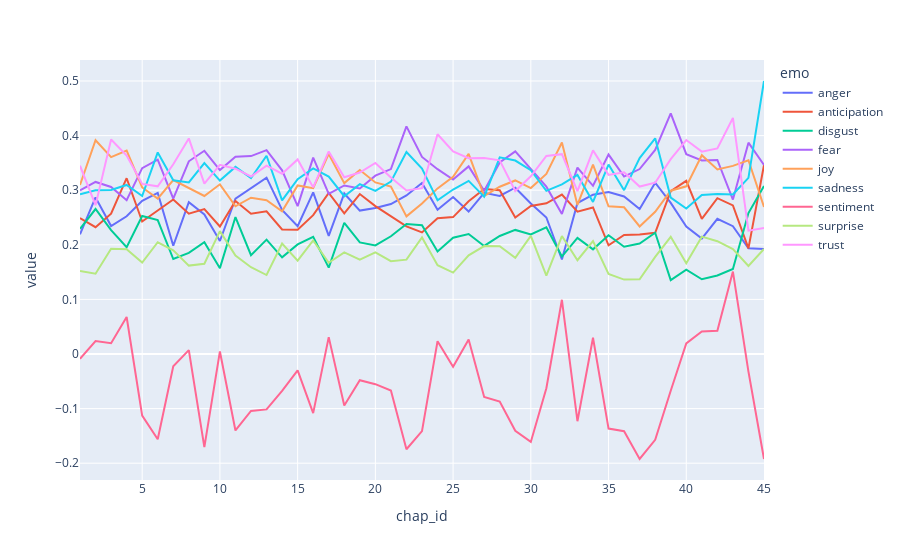

Notebook source saved alongside this figure:
### Code cell
px.line(CHAPS_mean_T, x='chap_id', y='value', color='emo')

### Figure 1 — Plotly figure (JSON) as saved in the notebook; plotly's stock layout.template omitted (floating-point values rounded to 4 significant figures)
{"data": [{"hovertemplate": "emo=anger<br>chap_id=%{x}<br>value=%{y}<extra></extra>", "legendgroup": "anger", "line": {"color": "#636efa", "dash": "solid"}, "marker": {"symbol": "circle"}, "mode": "lines", "name": "anger", "orientation": "v", "showlegend": true, "type": "scatter", "x": [1, 2, 3, 4, 5, 6, 7, 8, 9, 10, 11, 12, 13, 14, 15, 16, 17, 18, 19, 20, 21, 22, 23, 24, 25, 26, 27, 28, 29, 30, 31, 32, 33, 34, 35, 36, 37, 38, 39, 40, 41, 42, 43, 44, 45], "xaxis": "x", "y": [0.2193, 0.2868, 0.2343, 0.2523, 0.2807, 0.2951, 0.1983, 0.2779, 0.2555, 0.207, 0.2843, 0.3042, 0.323, 0.2638, 0.234, 0.2961, 0.2162, 0.2939, 0.2626, 0.2674, 0.2746, 0.2903, 0.3133, 0.2643, 0.2874, 0.2608, 0.2952, 0.2895, 0.3046, 0.2756, 0.25, 0.1731, 0.2765, 0.2917, 0.2967, 0.2886, 0.2656, 0.3137, 0.2767, 0.2333, 0.2114, 0.2476, 0.2341, 0.1935, 0.1923], "yaxis": "y"}, {"hovertemplate": "emo=anticipation<br>chap_id=%{x}<br>value=%{y}<extra></extra>", "legendgroup": "anticipation", "line": {"color": "#EF553B", "dash": "solid"}, "marker": {"symbol": "circle"}, "mode": "lines", "name": "anticipation", "orientation": "v", "showlegend": true, "type": "scatter", "x": [1, 2, 3, 4, 5, 6, 7, 8, 9, 10, 11, 12, 13, 14, 15, 16, 17, 18, 19, 20, 21, 22, 23, 24, 25, 26, 27, 28, 29, 30, 31, 32, 33, 34, 35, 36, 37, 38, 39, 40, 41, 42, 43, 44, 45], "xaxis": "x", "y": [0.2489, 0.2322, 0.2569, 0.3219, 0.2426, 0.2622, 0.2831, 0.2569, 0.2654, 0.2336, 0.2801, 0.257, 0.2614, 0.2281, 0.2277, 0.2543, 0.2949, 0.2577, 0.293, 0.2708, 0.2523, 0.2338, 0.2228, 0.2485, 0.2507, 0.2798, 0.3024, 0.3001, 0.25, 0.2712, 0.2759, 0.292, 0.2606, 0.2684, 0.1991, 0.2182, 0.219, 0.222, 0.2982, 0.3171, 0.2475, 0.2853, 0.2721, 0.1935, 0.3462], "yaxis": "y"}, {"hovertemplate": "emo=disgust<br>chap_id=%{x}<br>value=%{y}<extra></extra>", "legendgroup": "disgust", "line": {"color": "#00cc96", "dash": "solid"}, "marker": {"symbol": "circle"}, "mode": "lines", "name": "disgust", "orientation": "v", "showlegend": true, "type": "scatter", "x": [1, 2, 3, 4, 5, 6, 7, 8, 9, 10, 11, 12, 13, 14, 15, 16, 17, 18, 19, 20, 21, 22, 23, 24, 25, 26, 27, 28, 29, 30, 31, 32, 33, 34, 35, 36, 37, 38, 39, 40, 41, 42, 43, 44, 45], "xaxis": "x", "y": [0.2293, 0.2655, 0.2269, 0.1956, 0.2529, 0.2452, 0.174, 0.1853, 0.2047, 0.1572, 0.2508, 0.1811, 0.2094, 0.177, 0.2007, 0.2145, 0.1581, 0.2404, 0.2043, 0.199, 0.2157, 0.2381, 0.2359, 0.1878, 0.2129, 0.2196, 0.1979, 0.2162, 0.2272, 0.219, 0.2321, 0.1784, 0.2126, 0.1917, 0.2175, 0.1964, 0.2023, 0.222, 0.1353, 0.1545, 0.1369, 0.1438, 0.1557, 0.2581, 0.3077], "yaxis": "y"}, {"hovertemplate": "emo=fear<br>chap_id=%{x}<br>value=%{y}<extra></extra>", "legendgroup": "fear", "line": {"color": "#ab63fa", "dash": "solid"}, "marker": {"symbol": "circle"}, "mode": "lines", "name": "fear", "orientation": "v", "showlegend": true, "type": "scatter", "x": [1, 2, 3, 4, 5, 6, 7, 8, 9, 10, 11, 12, 13, 14, 15, 16, 17, 18, 19, 20, 21, 22, 23, 24, 25, 26, 27, 28, 29, 30, 31, 32, 33, 34, 35, 36, 37, 38, 39, 40, 41, 42, 43, 44, 45], "xaxis": "x", "y": [0.2999, 0.3152, 0.3059, 0.2817, 0.3404, 0.356, 0.2845, 0.353, 0.3723, 0.3369, 0.3612, 0.3625, 0.3734, 0.3365, 0.2708, 0.3596, 0.2933, 0.3087, 0.3033, 0.3266, 0.3387, 0.4169, 0.3609, 0.3385, 0.3196, 0.3437, 0.2991, 0.3507, 0.3711, 0.3378, 0.3065, 0.2566, 0.3412, 0.3081, 0.3653, 0.325, 0.3387, 0.3737, 0.4405, 0.366, 0.3545, 0.3555, 0.2829, 0.3871, 0.3462], "yaxis": "y"}, {"hovertemplate": "emo=joy<br>chap_id=%{x}<br>value=%{y}<extra></extra>", "legendgroup": "joy", "line": {"color": "#FFA15A", "dash": "solid"}, "marker": {"symbol": "circle"}, "mode": "lines", "name": "joy", "orientation": "v", "showlegend": true, "type": "scatter", "x": [1, 2, 3, 4, 5, 6, 7, 8, 9, 10, 11, 12, 13, 14, 15, 16, 17, 18, 19, 20, 21, 22, 23, 24, 25, 26, 27, 28, 29, 30, 31, 32, 33, 34, 35, 36, 37, 38, 39, 40, 41, 42, 43, 44, 45], "xaxis": "x", "y": [0.3095, 0.3914, 0.3605, 0.3724, 0.305, 0.2846, 0.3186, 0.3035, 0.2894, 0.3108, 0.2705, 0.2862, 0.2817, 0.2615, 0.3088, 0.3036, 0.3664, 0.313, 0.3371, 0.3142, 0.3065, 0.2521, 0.2756, 0.3033, 0.3247, 0.3664, 0.2892, 0.3063, 0.3178, 0.3038, 0.3298, 0.3872, 0.273, 0.3469, 0.2704, 0.2687, 0.2335, 0.2604, 0.2991, 0.3071, 0.364, 0.338, 0.3445, 0.3548, 0.2692], "yaxis": "y"}, {"hovertemplate": "emo=sadness<br>chap_id=%{x}<br>value=%{y}<extra></extra>", "legendgroup": "sadness", "line": {"color": "#19d3f3", "dash": "solid"}, "marker": {"symbol": "circle"}, "mode": "lines", "name": "sadness", "orientation": "v", "showlegend": true, "type": "scatter", "x": [1, 2, 3, 4, 5, 6, 7, 8, 9, 10, 11, 12, 13, 14, 15, 16, 17, 18, 19, 20, 21, 22, 23, 24, 25, 26, 27, 28, 29, 30, 31, 32, 33, 34, 35, 36, 37, 38, 39, 40, 41, 42, 43, 44, 45], "xaxis": "x", "y": [0.2927, 0.3, 0.3004, 0.3096, 0.2894, 0.3692, 0.3181, 0.3142, 0.3495, 0.3176, 0.3427, 0.3223, 0.3632, 0.2814, 0.3201, 0.34, 0.3249, 0.2889, 0.3111, 0.2989, 0.3157, 0.3699, 0.3398, 0.2815, 0.3012, 0.317, 0.2882, 0.3602, 0.3543, 0.3366, 0.2989, 0.3105, 0.3278, 0.2786, 0.347, 0.3001, 0.3588, 0.3951, 0.2865, 0.2665, 0.2913, 0.293, 0.2923, 0.3226, 0.5], "yaxis": "y"}, {"hovertemplate": "emo=sentiment<br>chap_id=%{x}<br>value=%{y}<extra></extra>", "legendgroup": "sentiment", "line": {"color": "#FF6692", "dash": "solid"}, "marker": {"symbol": "circle"}, "mode": "lines", "name": "sentiment", "orientation": "v", "showlegend": true, "type": "scatter", "x": [1, 2, 3, 4, 5, 6, 7, 8, 9, 10, 11, 12, 13, 14, 15, 16, 17, 18, 19, 20, 21, 22, 23, 24, 25, 26, 27, 28, 29, 30, 31, 32, 33, 34, 35, 36, 37, 38, 39, 40, 41, 42, 43, 44, 45], "xaxis": "x", "y": [-0.008885, 0.02368, 0.01989, 0.06774, -0.1128, -0.1561, -0.02259, 0.007122, -0.1707, 0.00465, -0.14, -0.1043, -0.1014, -0.06735, -0.02996, -0.1083, 0.03096, -0.09435, -0.04801, -0.05523, -0.06704, -0.1745, -0.1414, 0.02349, -0.02335, 0.02647, -0.07883, -0.08715, -0.1405, -0.161, -0.06264, 0.09933, -0.1231, 0.02969, -0.1366, -0.1415, -0.1921, -0.1571, -0.06728, 0.01939, 0.0411, 0.04267, 0.1509, -0.03226, -0.1923], "yaxis": "y"}, {"hovertemplate": "emo=surprise<br>chap_id=%{x}<br>value=%{y}<extra></extra>", "legendgroup": "surprise", "line": {"color": "#B6E880", "dash": "solid"}, "marker": {"symbol": "circle"}, "mode": "lines", "name": "surprise", "orientation": "v", "showlegend": true, "type": "scatter", "x": [1, 2, 3, 4, 5, 6, 7, 8, 9, 10, 11, 12, 13, 14, 15, 16, 17, 18, 19, 20, 21, 22, 23, 24, 25, 26, 27, 28, 29, 30, 31, 32, 33, 34, 35, 36, 37, 38, 39, 40, 41, 42, 43, 44, 45], "xaxis": "x", "y": [0.1521, 0.147, 0.1926, 0.1919, 0.1675, 0.2047, 0.19, 0.1619, 0.1653, 0.2251, 0.1803, 0.1589, 0.1446, 0.2023, 0.1709, 0.2079, 0.1671, 0.1862, 0.1729, 0.1862, 0.17, 0.1728, 0.2135, 0.1627, 0.1492, 0.1807, 0.1976, 0.1975, 0.1763, 0.2164, 0.1435, 0.216, 0.1718, 0.2067, 0.1466, 0.1363, 0.1367, 0.1779, 0.2146, 0.1663, 0.215, 0.2066, 0.1922, 0.1613, 0.1923], "yaxis": "y"}, {"hovertemplate": "emo=trust<br>chap_id=%{x}<br>value=%{y}<extra></extra>", "legendgroup": "trust", "line": {"color": "#FF97FF", "dash": "solid"}, "marker": {"symbol": "circle"}, "mode": "lines", "name": "trust", "orientation": "v", "showlegend": true, "type": "scatter", "x": [1, 2, 3, 4, 5, 6, 7, 8, 9, 10, 11, 12, 13, 14, 15, 16, 17, 18, 19, 20, 21, 22, 23, 24, 25, 26, 27, 28, 29, 30, 31, 32, 33, 34, 35, 36, 37, 38, 39, 40, 41, 42, 43, 44, 45], "xaxis": "x", "y": [0.3449, 0.2726, 0.3929, 0.3634, 0.3115, 0.307, 0.3476, 0.3949, 0.3121, 0.3466, 0.3395, 0.3251, 0.3449, 0.3301, 0.3564, 0.3052, 0.3709, 0.3238, 0.3324, 0.3498, 0.3234, 0.2994, 0.3036, 0.4025, 0.371, 0.3587, 0.3588, 0.3548, 0.2985, 0.3255, 0.3627, 0.366, 0.2983, 0.373, 0.3281, 0.3327, 0.3067, 0.3137, 0.357, 0.3919, 0.3706, 0.3765, 0.4323, 0.2258, 0.2308], "yaxis": "y"}], "layout": {"legend": {"title": {"text": "emo"}, "tracegroupgap": 0}, "margin": {"t": 60}, "xaxis": {"anchor": "y", "domain": [0, 1], "title": {"text": "chap_id"}}, "yaxis": {"anchor": "x", "domain": [0, 1], "title": {"text": "value"}}}}
